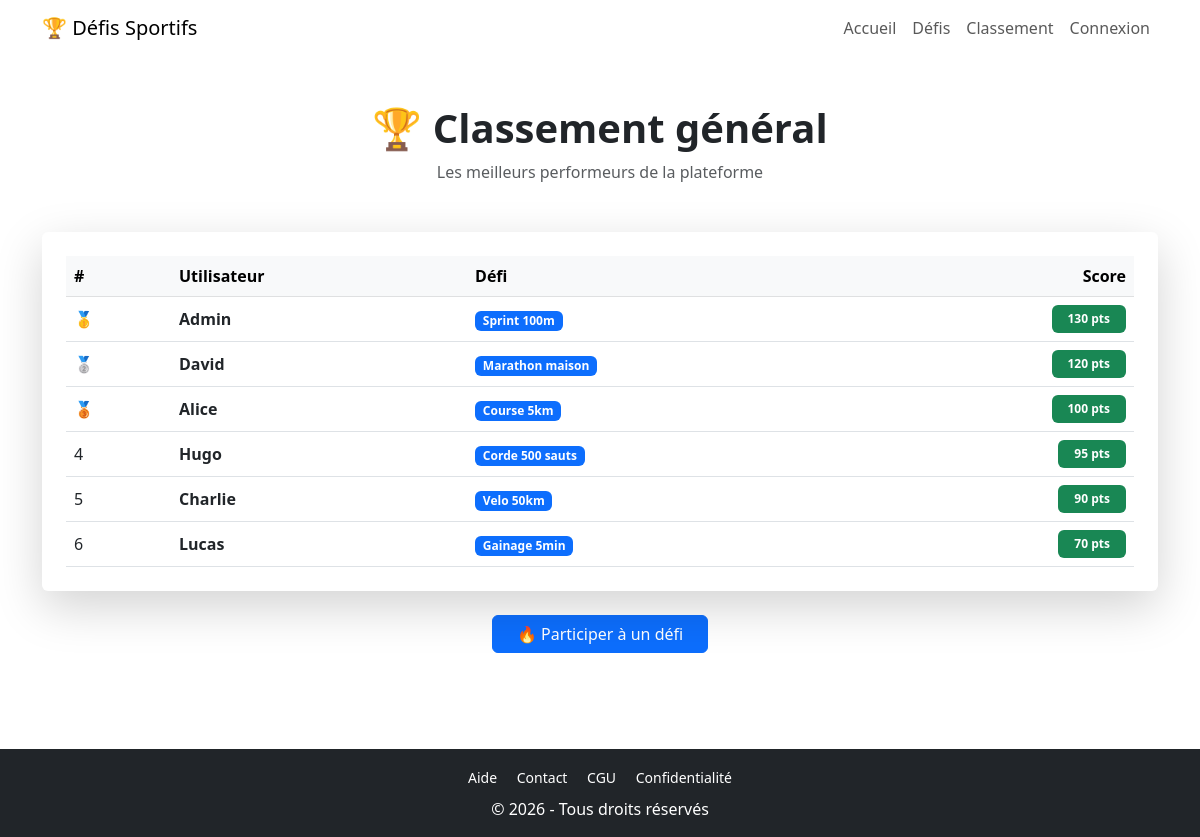
Page /classement.php on the committed database.
### tables this page shows
CREATE TABLE participations (
    id INT AUTO_INCREMENT PRIMARY KEY,
    user_id INT,
    challenge_id INT,
    score INT DEFAULT 0,
    proof VARCHAR(255),
    description TEXT,
    status ENUM('pending','validated') DEFAULT 'pending',
    created_at TIMESTAMP DEFAULT CURRENT_TIMESTAMP,
    FOREIGN KEY (user_id) REFERENCES users(id) ON DELETE CASCADE,
    FOREIGN KEY (challenge_id) REFERENCES challenges(id) ON DELETE CASCADE
);

CREATE TABLE users (
    id INT AUTO_INCREMENT PRIMARY KEY,
    name VARCHAR(50) NOT NULL,
    email VARCHAR(100) NOT NULL UNIQUE,
    password VARCHAR(255) NOT NULL,
    role ENUM('user','admin') DEFAULT 'user',
    created_at TIMESTAMP DEFAULT CURRENT_TIMESTAMP
);

CREATE TABLE challenges (
    id INT AUTO_INCREMENT PRIMARY KEY,
    title VARCHAR(100) NOT NULL,
    category VARCHAR(100),
    description TEXT,
    rules TEXT,
    start_date DATE,
    end_date DATE,
    level VARCHAR(50),
    duration VARCHAR(20),
    image VARCHAR(255),
    created_at TIMESTAMP DEFAULT CURRENT_TIMESTAMP
);

### classement.php (the view, shortened to what this page needs)
<?php
include("includes/header.php");
$stmt = $pdo->query("
    SELECT u.name, c.title, p.score
    FROM participations p
    JOIN users u ON p.user_id = u.id
    JOIN challenges c ON p.challenge_id = c.id
    WHERE p.status = 'validated'
    ORDER BY p.score DESC
    LIMIT 10
");
$ranking = $stmt->fetchAll();
?>
<div class="container my-5">
    <div class="text-center mb-5">
        <h2 class="fw-bold display-6">🏆 Classement général</h2>
        <p class="text-muted">Les meilleurs performeurs de la plateforme</p>
    </div>
    <div class="card shadow-lg border-0">
        <div class="card-body p-4">
            <div class="table-responsive">
                <table class="table align-middle table-hover mb-0">
                    <thead class="table-light">
                        <tr><th>#</th><th>Utilisateur</th><th>Défi</th><th class="text-end">Score</th></tr>
                    </thead>
                    <tbody>
                    <?php if ($ranking): ?>
                        <?php $i = 1; foreach ($ranking as $row): ?>
                            <tr>
                                <td>
                                    <?php if ($i == 1): ?>🥇
                                    <?php elseif ($i == 2): ?>🥈
                                    <?php elseif ($i == 3): ?>🥉
                                    <?php else: ?><?= $i ?>
                                    <?php endif; ?>
                                </td>
                                <td class="fw-semibold"><?= htmlspecialchars($row['name']) ?></td>
                                <td><span class="badge bg-primary"><?= htmlspecialchars($row['title']) ?></span></td>
                                <td class="text-end"><span class="badge bg-success px-3 py-2"><?= $row['score'] ?> pts</span></td>
                            </tr>
                        <?php $i++; endforeach; ?>
                    <?php else: ?>
                        <tr><td colspan="4" class="text-center text-muted py-4">Aucun classement pour le moment</td></tr>
                    <?php endif; ?>
                    </tbody>
                </table>
            </div>
        </div>
    </div>
    <div class="text-center mt-4">
        <a href="defis.php" class="btn btn-primary px-4">🔥 Participer à un défi</a>
    </div>
</div>
<?php include("includes/footer.php"); ?>

### rows in the picture
participations: user.name "Admin", challenge.title "Sprint 100m", score "130"
participations: user.name "David", challenge.title "Marathon maison", score "120"
participations: user.name "Alice", challenge.title "Course 5km", score "100"
participations: user.name "Hugo", challenge.title "Corde 500 sauts", score "95"
participations: user.name "Charlie", challenge.title "Velo 50km", score "90"
participations: user.name "Lucas", challenge.title "Gainage 5min", score "70"
